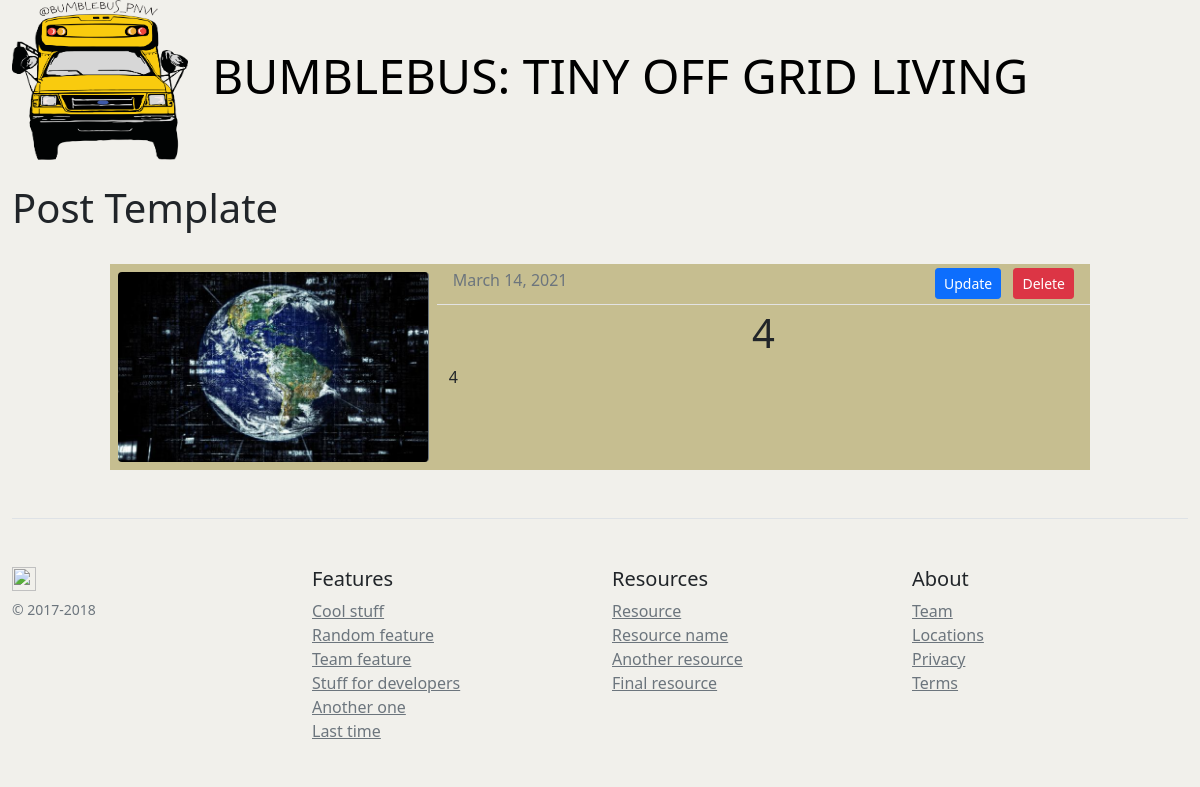
The page /post/5 on the database its author committed.
### bumblebus/models.py (models this page shows, shortened)
class Post(db.Model):
	id = db.Column(db.Integer, primary_key=True)
	postType = db.Column(db.String(4), nullable=False)
	title = db.Column(db.String(100), nullable=False)
	date_posted = db.Column(db.DateTime, nullable=False, default=datetime.utcnow) #pass in the function and not the current time; no parens
	content = db.Column(db.Text, nullable=False)
	summary = db.Column(db.Text, nullable=False)
	user_id = db.Column(db.Integer, db.ForeignKey('user.id'), nullable=False)
	pinned = db.Column(db.Boolean, nullable=False, default=False)
	image_file = db.Column(db.String(20), nullable=False, default='blog_default.jpg')
	thumbnail = db.Column(db.String(20), nullable=False, default='blog_default.jpg')
	published = db.Column(db.Boolean, nullable=False, default=False)

### bumblebus/routes.py (the view)
@app.route("/post/<int:post_id>", methods=['GET', 'POST'])
def post(post_id):
	post = Post.query.get_or_404(post_id)
	form = PostForm()
	if form.validate_on_submit():
		post = Post(title=form.title.data, content=form.content.data, author=current_user)
		db.session.add(post)
		db.session.commit()
		flash(f'Your post has been created!', 'success')
		return redirect(url_for('home'))
	return render_template('post.html', title=post.title, post=post)#, form=form)

### bumblebus/templates/post.html (shortened to what this page needs)
{% extends "base.html" %}
{% block content %}
	<h1>Post Template</h1>
	<br>
		<div class="row mx-auto justify-content-center">
		{% if post.postType == 'blog' %}
		<div class="col-md-10" style="background-color: #C6BE90;">
			<article class="content-section" style="background-color: #C6BE90;">
		{% else %}
		<div class="col-md-10" style="background-color: #AAC6C3;">
			<article class="content-section" style="background-color: #AAC6C3;">
		{% endif %}
			<div class="row ">
			{% if post.postType == 'blog' %}
				<div class="col-md-4 img-fluid p-2 ">
					<img class="card-img-top rounded border-end border-secondary" src="{{ url_for('static', filename='blog_pics/' + post.thumbnail) }}" alt="Card image cap" >
				</div>
			{% endif %}
				<div class="col-md-8 ">
					<div class=" row article-metadata justify-content-between ">
						<div class="col-auto">
							<div class="row">
								<div class="col-auto">
									<p class="text-muted m-1">{{ post.date_posted.strftime('%B %d, %Y') }}</p>
								</div>
							</div>
						</div>
						<div class="col-auto ms-auto">
						<a class="btn btn-primary btn-sm m-1  " href="{{ url_for('post_update', post_id=post.id) }}">Update</a>
						<button type="button" class="btn btn-danger btn-sm m-1 " data-bs-toggle="modal" data-bs-target="#deleteModal{{ post.id }}">Delete</button>
						</div>
					</div>
					<h1 class="text-center pt-0">{{ post.title }}</h1>
					{% if post.postType == 'blog' %}
					<p class="article-content text-truncate">{{ post.content | safe }}</p>
					{% else %}
					<p class="article-content text-truncate">{{ post.summary | safe }}</p>
					{% endif %}
				</div>
			</div>
		</article>
	</div>
	</div>
{% endblock %}

### bumblebus/static/main.css (style rules this page uses)
.article-content { white-space: pre-line; }
.article-metadata { padding-bottom: 1px; margin-bottom: 4px; border-bottom: 1px solid #e3e3e3 }

### bumblebus/templates/base.html (style rules this page uses)
a { color: #0000000; text-decoration: none; }

### rows shown on the page
Post: thumbnail (picture), date_posted "March 14, 2021", title "4", content "4"
